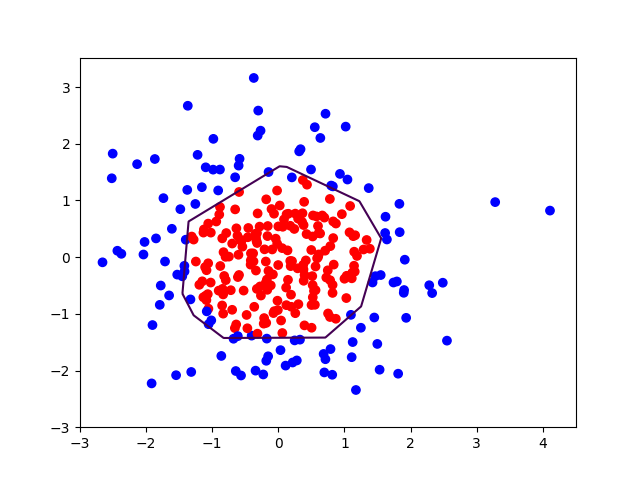

Write Python code to recreate this figure.
#coding:utf-8
#调节警告级别
import os 
os.environ['TF_CPP_MIN_LOG_LEVEL'] = '2'

import tensorflow as tf
import numpy as np
import matplotlib.pyplot as plt


X_SIZE = 300
BATCH_SIZE = 30
STEPS = 40000
PRINT_STEP = 2000
SEED = 2

#输入数据与标准值
rdm = np.random.RandomState(SEED)
X = rdm.randn(X_SIZE, 2)

Y_ = [[int(x0 * x0 + x1 * x1 < 2)] for (x0, x1) in X]
Y_c = [['red' if y[0] else 'blue'] for y in Y_] 

print X
print Y_
print Y_c

plt.scatter(X[:, 0], X[:, 1], c = np.squeeze(Y_c))
plt.show()

#前向传播
def get_weight(shape, regularizer):
    w = tf.Variable(tf.random_normal(shape, seed = 1))
    tf.add_to_collection('losses', tf.contrib.layers.l2_regularizer(regularizer)(w))
    return w

def get_bias(shape):
    b = tf.Variable(tf.constant(0.01, shape = shape))
    return b

x = tf.placeholder(tf.float32, shape = (None, 2))
y_ = tf.placeholder(tf.float32, shape = (None, 1))

w1 = get_weight([2, 11], 0.01)
b1 = get_bias([11])
y1 = tf.nn.relu(tf.matmul(x, w1) + b1)

w2 = get_weight([11, 1], 0.01)
b2 = get_bias([1])
y = tf.matmul(y1, w2) + b2

#损失函数
loss_mse = tf.reduce_mean(tf.square(y_ - y))
loss_total = loss_mse + tf.add_n(tf.get_collection('losses'))

#反向传播-不含正则化
train_step = tf.train.MomentumOptimizer(0.001, 0.9).minimize(loss_mse)
#train_step = tf.train.AdamOptimizer(0.0001).minimize(loss_mse)

with tf.Session() as sess:
    init_op = tf.global_variables_initializer()
    sess.run(init_op)
    for i in range(STEPS):
        start = i * BATCH_SIZE % X_SIZE
        end = start + BATCH_SIZE
        sess.run(train_step, feed_dict = {x: X[start: end], y_: Y_[start: end]})
        
        if(i % PRINT_STEP == 0):
            loss_mse_v = sess.run(loss_mse, feed_dict = {x: X, y_: Y_})
            print("After %d steps, loss is: %f" % (i, loss_mse_v))

    #绘制等高线图
    xx, yy = np.mgrid[-3: 3: 0.01, -3: 3: 0.01]
    grid = np.c_[xx.ravel(), yy.ravel()]
    probs = sess.run(y, feed_dict = {x: grid})
    print "\nxx:\n",xx, "\nyy:\n", yy, "\ngrid:\n", grid, "\nprobs:\n", probs, "\n"
    probs = probs.reshape(xx.shape)

    plt.contour(xx, yy, probs, levels = [0.5])
    plt.scatter(X[:, 0], X[:, 1], c = np.squeeze(Y_c))
    plt.show()
            
#反向传播-含正则化
train_step = tf.train.MomentumOptimizer(0.001, 0.9).minimize(loss_total)
#train_step = tf.train.AdamOptimizer(0.0001).minimize(loss_mse)

with tf.Session() as sess:
    init_op = tf.global_variables_initializer()
    sess.run(init_op)
    for i in range(STEPS):
        start = i * BATCH_SIZE % X_SIZE
        end = start + BATCH_SIZE
        sess.run(train_step, feed_dict = {x: X[start: end], y_: Y_[start: end]})
        
        if(i % PRINT_STEP == 0):
            loss_mse_v = sess.run(loss_mse, feed_dict = {x: X, y_: Y_})
            print("After %d steps, loss is: %f" % (i, loss_mse_v))

    #绘制等高线图
    xx, yy = np.mgrid[-3: 3: 0.01, -3: 3: 0.01]
    grid = np.c_[xx.ravel(), yy.ravel()]
    probs = sess.run(y, feed_dict = {x: grid})
    print "\nxx:\n",xx, "\nyy:\n", yy, "\ngrid:\n", grid, "\nprobs:\n", probs, "\n"
    probs = probs.reshape(xx.shape)

    plt.contour(xx, yy, probs, levels = [0.5])
    plt.scatter(X[:, 0], X[:, 1], c = np.squeeze(Y_c))
    plt.show()
